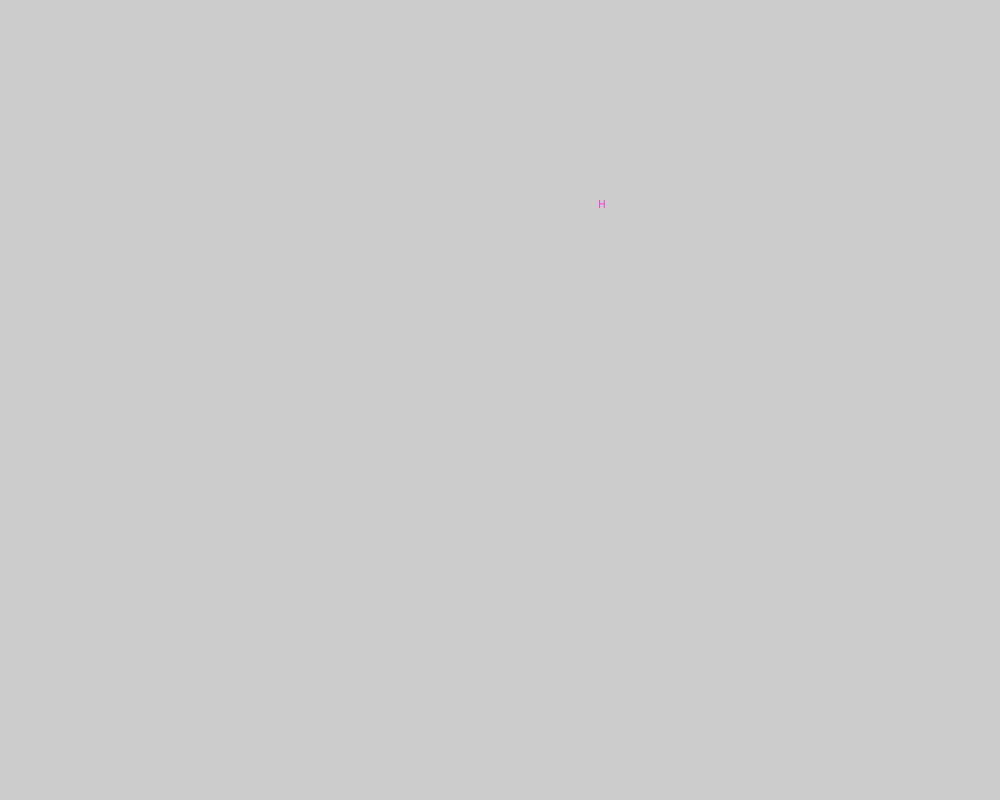
Frame 1 (no input)
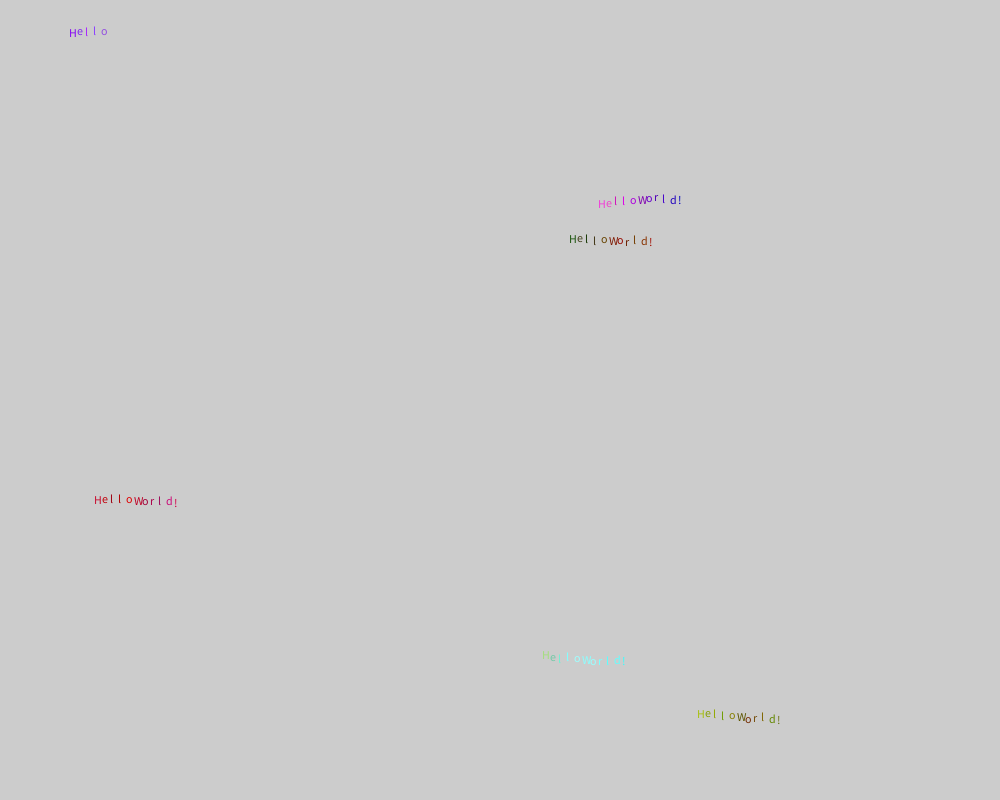
Frame 60 (the mouse pressed at the canvas centre just before this capture)
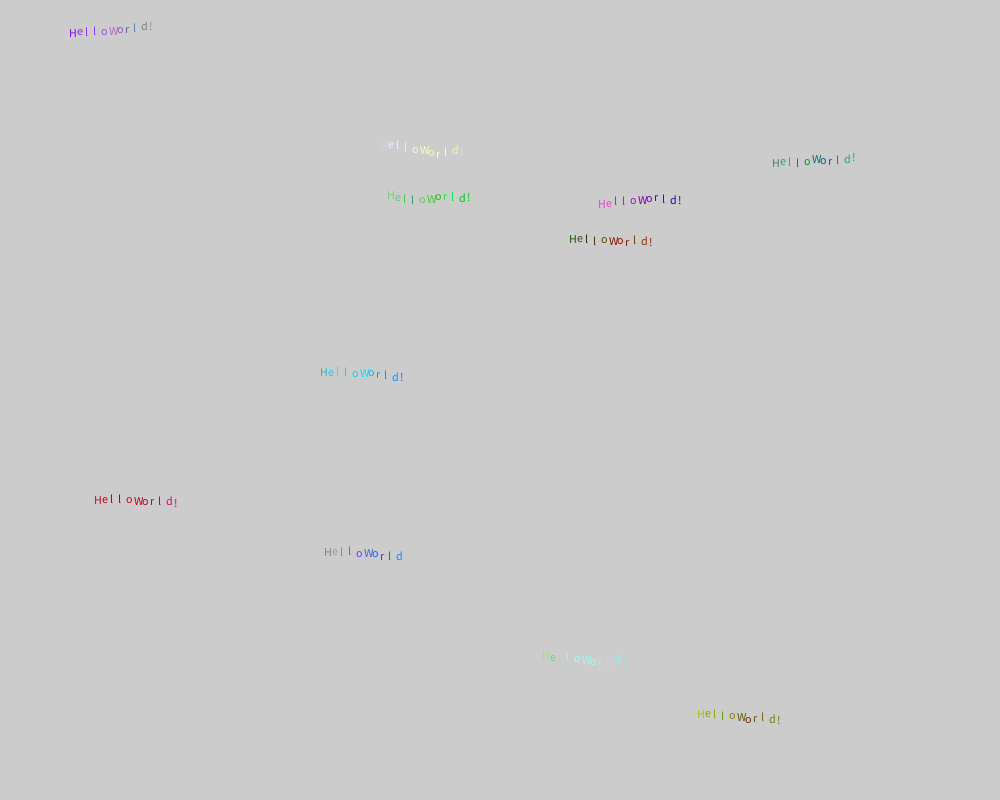
Frame 120 (the mouse held since frame 60 and released just before this capture)

The Processing sketch that drew these frames (run headless with seeded random() and noise(); from frame 60 on, the mouse is pressed at the canvas centre):

// Processing sketch: Hello_colour
// ── Hello_colour.pde
int itt = 0;
int lLength = 10;
String[] list = {"H","e","l","l","o","W","o","r","l","d","!"};

float x = 0;
float y = 0;

float r = 0;
float g = 0;
float b = 0;



void setup(){
  size(1000,800);
  frameRate(999999999);
  
}

  
  void draw() {
  if(itt == 0){
    x = random(925);
    y = random(800);
    
    r = random(255);
    g = random(255);
    b = random(255);
    fill(r,g,b);
  }
  else{
    x += 8;
    y += random(5)-2.5;
    r += random(100)-50;
    g += random(100)-50;
    b += random(100)-50;
    fill(r,g,b);
  }
  //background(250);
  var L = list[itt];
  text(L,x,y);
  
  itt += 1;
  if(itt>lLength){
    itt -= lLength+1;
  }
  
}
